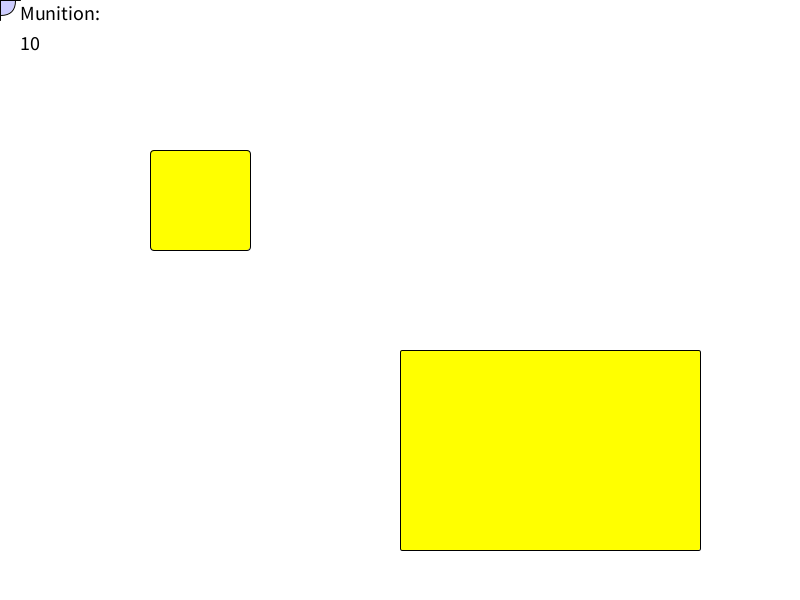
Frame 1 (no input)
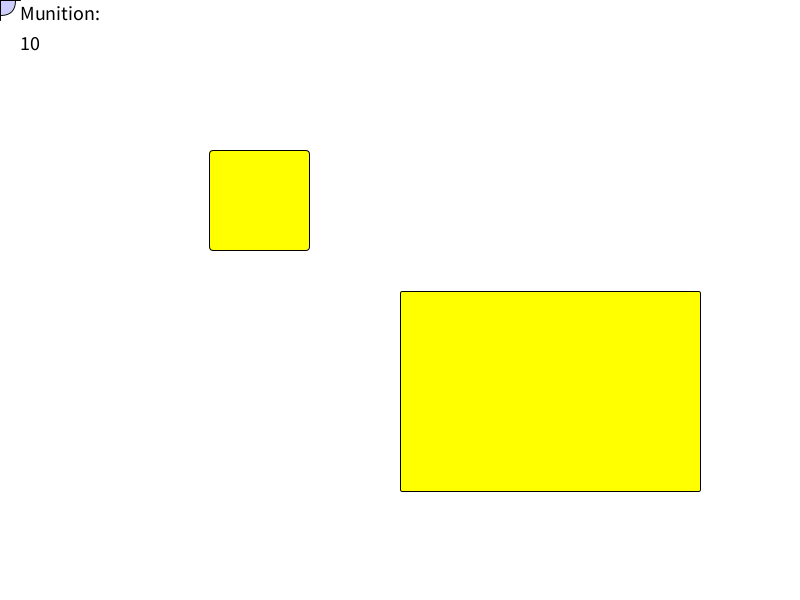
Frame 60 (the mouse pressed at the canvas centre just before this capture)
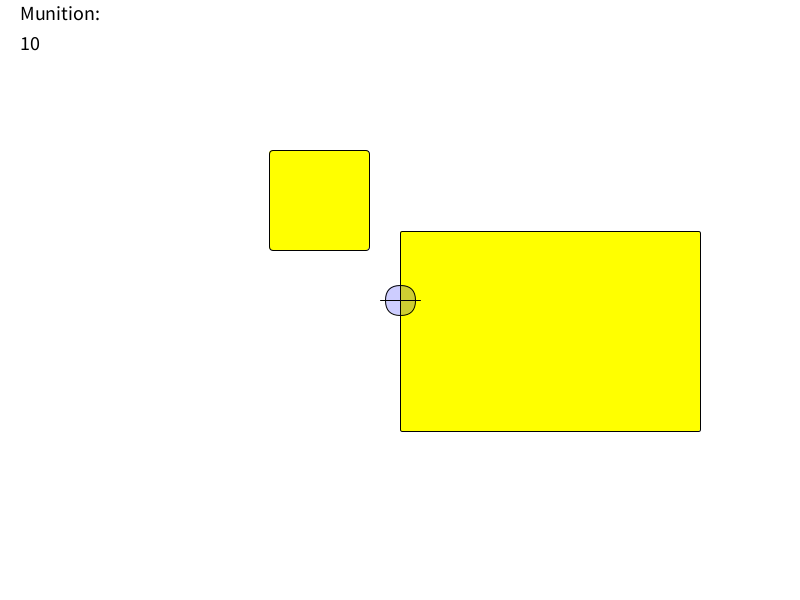
Frame 120 (the mouse held since frame 60 and released just before this capture)

The Processing sketch that drew these frames (run headless with seeded random() and noise(); from frame 60 on, the mouse is pressed at the canvas centre):

// Processing sketch: processing_130230
// ── processing_130230.pde

int munition=10;
int damage=0;
int damage2=0;
int rectX=150;
int rectY=150;
int sizeW=100;
int sizeH=100;
int rect2X=400;
int rect2Y=350;
int size2W=300;
int size2H=200;
int verschossen=0;
int ungerade=0;
int ungerade2=0;
int cheated=0;
color normal=color(0,0,255,50);
void setup(){
size(800,600);
println("=== Bitte achten Sie auf Ihre CPU Auslastung! ===");
}
void draw(){
  background(255);
  fill(200);
  textSize(20);
  if(munition>0){
  fill(0);
  }
  else{
    fill(255,0,0);
  }
  text("Munition:",20,20);
  text(munition,20,50);
  rectMode(CORNER);
  fill(255,255,damage);
  rect(rectX,rectY,sizeW,sizeH,4);
  fill(255,255,damage2);
  rect(rect2X,rect2Y,size2W,size2H,2);
     
  fadenkreuz();
     
   if(verschossen>10){
     ungerade=3;
     ungerade2=3;
     if(damage>254){
       if(damage2>254){
         fill(0,0,255);
         textSize(30);
         text("Du hast gewonnen!",20,450);
         println("Du hast ",cheated," mal gecheated.");
       }
     }
     
   if(damage<255) {
     fill(255,0,0);
     textSize(30);
     text("Die Mun ist aus!",20,450);
     text("Du hast leider verloren!",20,500);
     }
   if(damage2<255) {
     fill(255,0,0);
     textSize(30);
     text("Die Mun ist aus!",20,450);
     text("Du hast leider verloren!",20,500);
     }
   }
   if(ungerade<1){
     if(rectX<650){
       rectX++;
     }
   if(rectX>649){
      ungerade=2;
        
   }
   }
  if(ungerade>1) {
  
    if(rectX<150){
     ungerade=0;
     }
     rectX--;
   }
    
  if(ungerade2<1){
      
    rect2Y--;
    if(rect2Y<100){
      ungerade2=2;
    }
      
  }
  if(ungerade2>1){
     
    rect2Y++;
    if(rect2Y>500){
    ungerade2=0;
      
    }
  }
     
  
}
   
void fadenkreuz(){
  rectMode(CENTER);
  fill(normal);
  rect(mouseX,mouseY,30,30,30);
  stroke(1.5);
  line(mouseX-20,mouseY,mouseX+20,mouseY);
  line(mouseX,mouseY-20,mouseX,mouseY+20);
}
   
void mouseClicked(){
  
if(mouseX<6&&mouseY<6){
verschossen=verschossen-6;
munition=munition+6;
println("Mun gecheatet!");
cheated++;
}
if(mouseX>794&&mouseY>594){
ungerade=0;
ungerade2=0;
verschossen=-1;
munition=11;
damage=0;
damage2=0;
rectX=-30;
rect2Y=-30;
println(" Neues Spiel gestartet! ");
}
    
  if(munition>0){
     munition--;
   }
    
  if (constrain(mouseY,rectY,rectY+sizeH)==mouseY&&constrain(mouseX,rectX,rectX+sizeW)==mouseX){
  if(verschossen<10){
    if(damage<255){
    damage=damage+51;
    }
  }
  }
      
   
if (constrain(mouseY,rect2Y,rect2Y+size2H)==mouseY&&constrain(mouseX,rect2X,rect2X+size2W)==mouseX){
  if(verschossen<10){
    if(damage2<255){
    damage2=damage2+51;
    }
  }
  }
    
   
  
   verschossen++;
}
